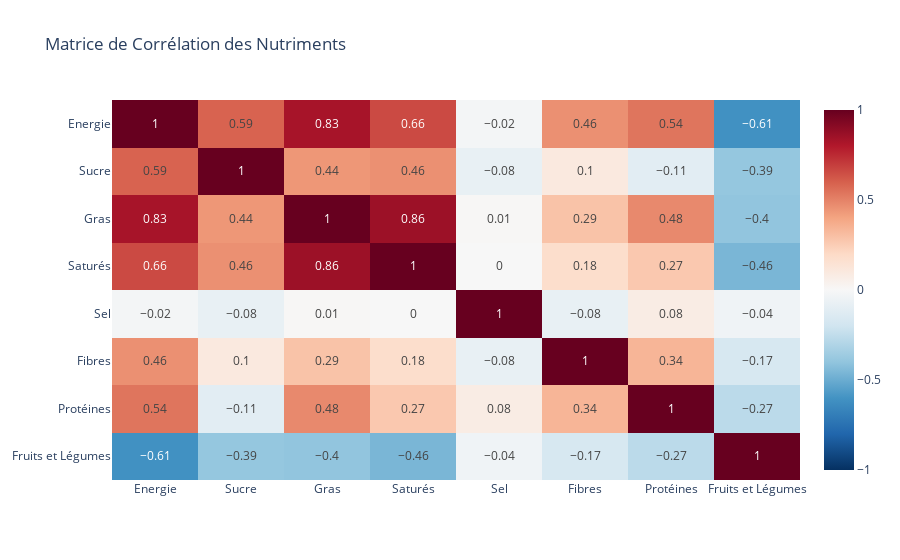

The code cell stored with this chart in its notebook:
### Markdown cell above
La Heatmap ci-dessous nous permet de valider la cohérence nutritionnelle du dataset et d'anticiper les comportements du modèle :

- **Forte multicollinéarité (redondance) :** On observe une corrélation très élevée (**0.86**) entre *Gras* et *Saturés*, ainsi qu'entre *Energie* et *Gras* (**0.83**). Cela est logique (le gras est le macronutriment le plus calorique), mais cela indique que ces variables apportent une information très similaire.
- **L'indépendance du sel :** Le *Sel* est une variable quasi-orthogonale (corrélations proches de 0 partout). C'est une excellente nouvelle : cela signifie qu'il apporte une information unique et complémentaire pour la prédiction.
- **Opposition structurelle :** La corrélation négative entre *Fruits/Légumes* et *Energie* (**-0.61**) confirme que les aliments sains sont structurellement moins denses en calories.

### Code cell
corr_matrix(df_final).show()

### Figure 1 — Plotly figure (JSON) as saved in the notebook; plotly's stock layout.template omitted (floating-point values rounded to 4 significant figures)
{"data": [{"coloraxis": "coloraxis", "hovertemplate": "x: %{x}<br>y: %{y}<br>color: %{z}<extra></extra>", "name": "0", "texttemplate": "%{z}", "type": "heatmap", "x": ["Energie", "Sucre", "Gras", "Saturés", "Sel", "Fibres", "Protéines", "Fruits et Légumes"], "xaxis": "x", "y": ["Energie", "Sucre", "Gras", "Saturés", "Sel", "Fibres", "Protéines", "Fruits et Légumes"], "yaxis": "y", "z": [[1.0, 0.59, 0.83, 0.66, -0.02, 0.46, 0.54, -0.61], [0.59, 1.0, 0.44, 0.46, -0.08, 0.1, -0.11, -0.39], [0.83, 0.44, 1.0, 0.86, 0.01, 0.29, 0.48, -0.4], [0.66, 0.46, 0.86, 1.0, -0.0, 0.18, 0.27, -0.46], [-0.02, -0.08, 0.01, -0.0, 1.0, -0.08, 0.08, -0.04], [0.46, 0.1, 0.29, 0.18, -0.08, 1.0, 0.34, -0.17], [0.54, -0.11, 0.48, 0.27, 0.08, 0.34, 1.0, -0.27], [-0.61, -0.39, -0.4, -0.46, -0.04, -0.17, -0.27, 1.0]]}], "layout": {"coloraxis": {"cmax": 1, "cmin": -1, "colorscale": [[0, "rgb(5,48,97)"], [0.1, "rgb(33,102,172)"], [0.2, "rgb(67,147,195)"], [0.3, "rgb(146,197,222)"], [0.4, "rgb(209,229,240)"], [0.5, "rgb(247,247,247)"], [0.6, "rgb(253,219,199)"], [0.7, "rgb(244,165,130)"], [0.8, "rgb(214,96,77)"], [0.9, "rgb(178,24,43)"], [1, "rgb(103,0,31)"]]}, "title": {"text": "Matrice de Corrélation des Nutriments"}, "xaxis": {"anchor": "y", "domain": [0, 1]}, "yaxis": {"anchor": "x", "autorange": "reversed", "domain": [0, 1]}}}
